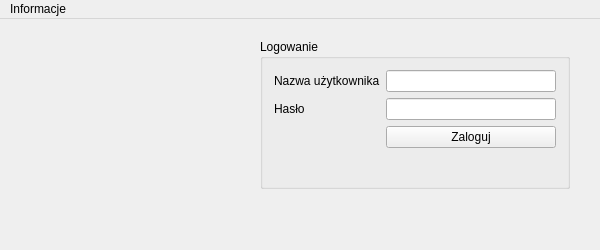
<?xml version="1.0" encoding="UTF-8"?>
<ui version="4.0">
 <class>MainWindow</class>
 <widget class="QMainWindow" name="MainWindow">
  <property name="geometry">
   <rect>
    <x>0</x>
    <y>0</y>
    <width>600</width>
    <height>250</height>
   </rect>
  </property>
  <property name="sizePolicy">
   <sizepolicy hsizetype="Fixed" vsizetype="Fixed">
    <horstretch>0</horstretch>
    <verstretch>0</verstretch>
   </sizepolicy>
  </property>
  <property name="minimumSize">
   <size>
    <width>600</width>
    <height>250</height>
   </size>
  </property>
  <property name="maximumSize">
   <size>
    <width>600</width>
    <height>250</height>
   </size>
  </property>
  <property name="windowTitle">
   <string>Hotel Organizer | Logowanie</string>
  </property>
  <property name="windowIcon">
   <iconset resource="resources.qrc">
    <normaloff>:/images/img/icon-login.png</normaloff>:/images/img/icon-login.png</iconset>
  </property>
  <property name="styleSheet">
   <string notr="true"/>
  </property>
  <widget class="QWidget" name="centralWidget">
   <widget class="QLabel" name="labelIconLogin">
    <property name="geometry">
     <rect>
      <x>60</x>
      <y>20</y>
      <width>200</width>
      <height>150</height>
     </rect>
    </property>
    <property name="text">
     <string/>
    </property>
    <property name="scaledContents">
     <bool>false</bool>
    </property>
   </widget>
   <widget class="QGroupBox" name="groupBoxLogin">
    <property name="geometry">
     <rect>
      <x>260</x>
      <y>20</y>
      <width>310</width>
      <height>150</height>
     </rect>
    </property>
    <property name="styleSheet">
     <string notr="true"/>
    </property>
    <property name="title">
     <string>Logowanie</string>
    </property>
    <layout class="QFormLayout" name="formLayout">
     <item row="0" column="0">
      <widget class="QLabel" name="labelUsername">
       <property name="text">
        <string>Nazwa użytkownika</string>
       </property>
      </widget>
     </item>
     <item row="0" column="1">
      <widget class="QLineEdit" name="lineEditUsername"/>
     </item>
     <item row="1" column="0">
      <widget class="QLabel" name="labelPassword">
       <property name="text">
        <string>Hasło</string>
       </property>
      </widget>
     </item>
     <item row="1" column="1">
      <widget class="QLineEdit" name="lineEditPassword">
       <property name="echoMode">
        <enum>QLineEdit::Password</enum>
       </property>
      </widget>
     </item>
     <item row="2" column="1">
      <widget class="QPushButton" name="pushButtonLogin">
       <property name="styleSheet">
        <string notr="true"/>
       </property>
       <property name="text">
        <string>Zaloguj</string>
       </property>
      </widget>
     </item>
    </layout>
   </widget>
  </widget>
  <widget class="QMenuBar" name="menuBar">
   <property name="geometry">
    <rect>
     <x>0</x>
     <y>0</y>
     <width>600</width>
     <height>25</height>
    </rect>
   </property>
   <widget class="QMenu" name="menuInformacje">
    <property name="title">
     <string>Informacje</string>
    </property>
    <addaction name="actionApplication"/>
    <addaction name="actionAuthors"/>
   </widget>
   <addaction name="menuInformacje"/>
  </widget>
  <action name="actionAuthors">
   <property name="text">
    <string>Autorzy</string>
   </property>
  </action>
  <action name="actionApplication">
   <property name="text">
    <string>Aplikacja</string>
   </property>
  </action>
 </widget>
 <layoutdefault spacing="6" margin="11"/>
 <resources>
  <include location="resources.qrc"/>
 </resources>
 <connections/>
</ui>
